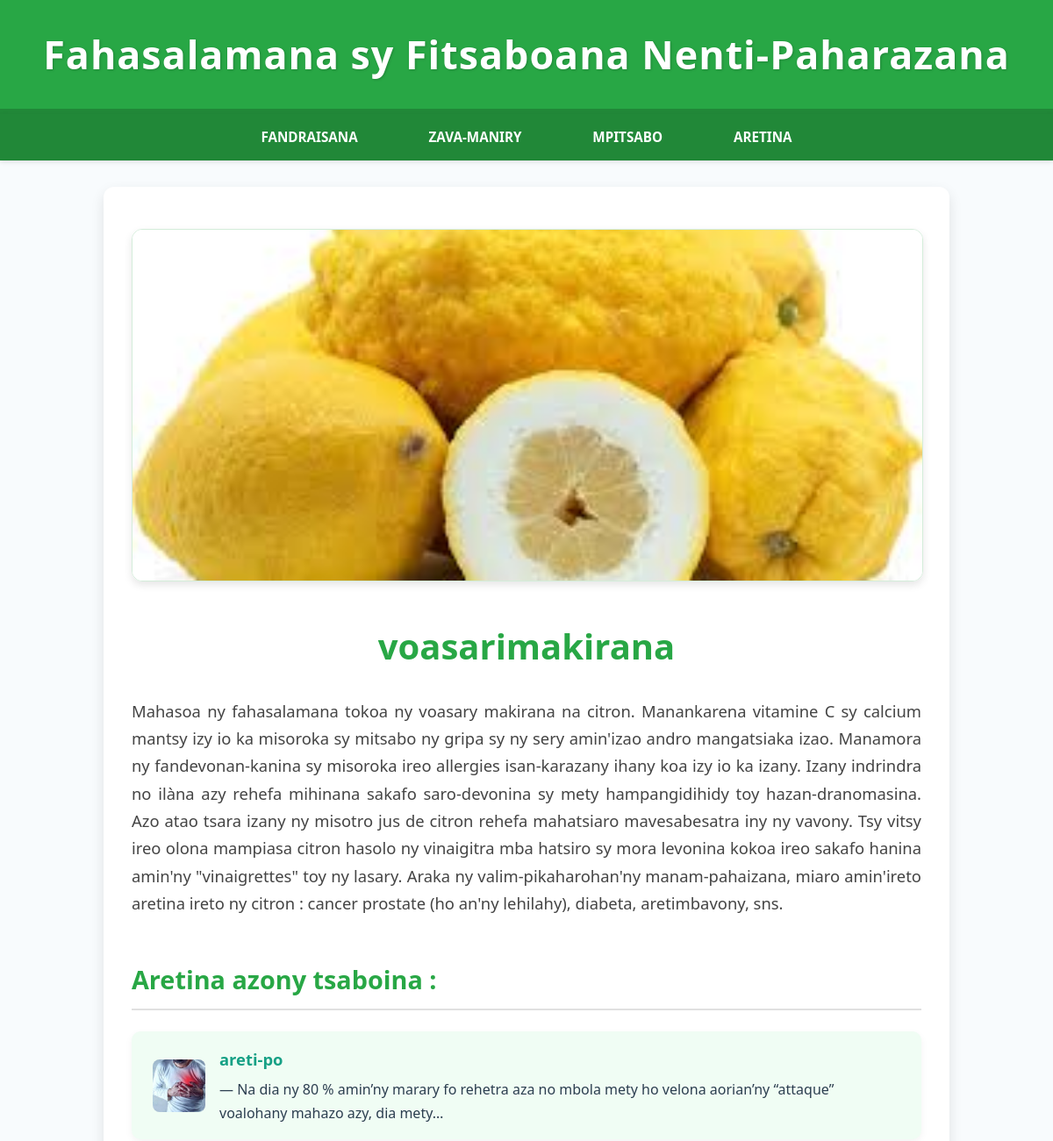
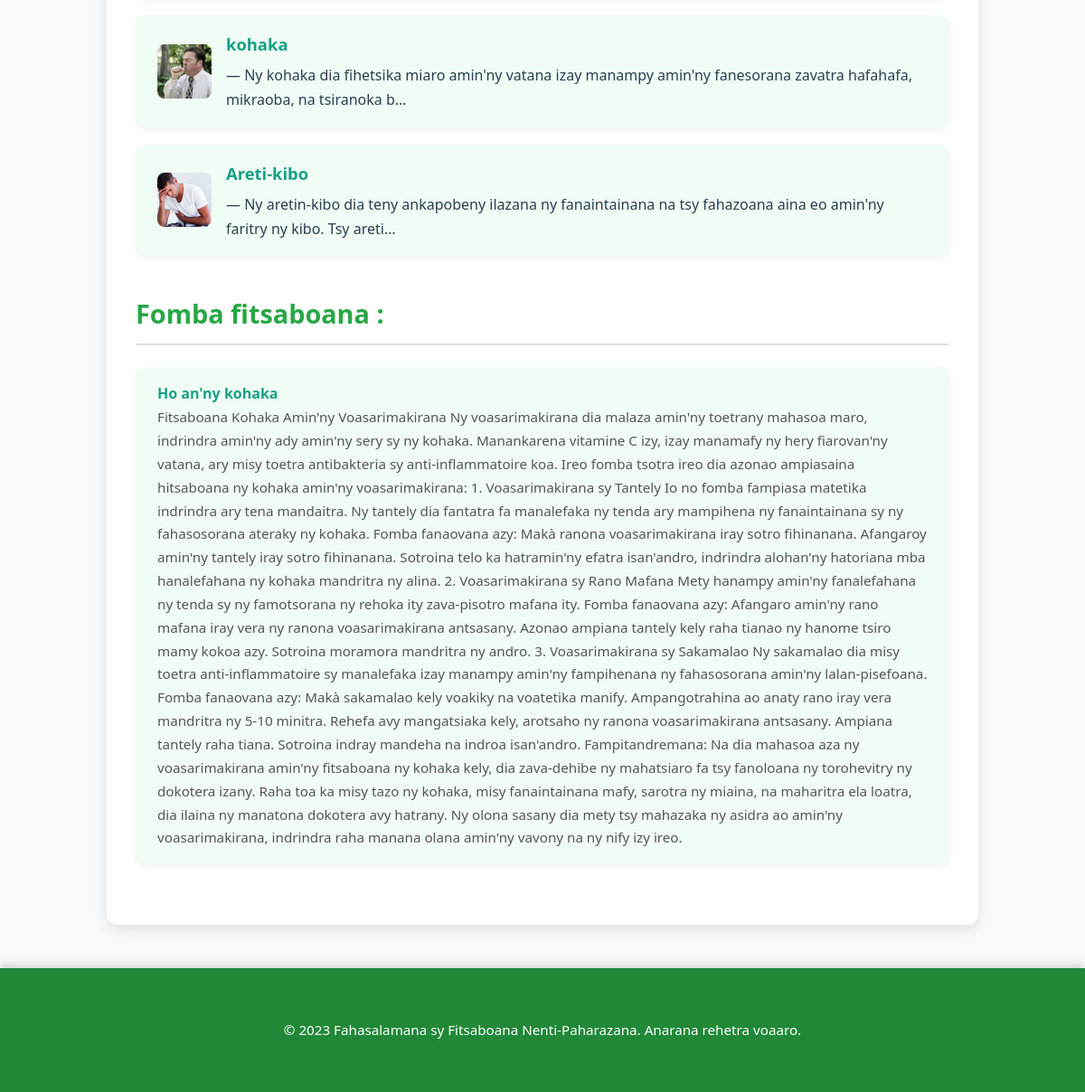
/zavamaniry/4/, run on the app's committed database (2 pictures, top to bottom).
### fahasalamana/models.py (models this page shows, shortened)
class ZavaManiry(models.Model):
    anarana = models.CharField(max_length=200)
    famaritana = models.TextField()
    sary = models.ImageField(upload_to='sary_zava_maniry/', blank=True, null=True)
    aretina_tsaboina = models.ManyToManyField(Aretina, related_name='zava_maniry_tsaboina', blank=True)
    daty_nampidirana = models.DateTimeField(auto_now_add=True)

class Aretina(models.Model):
    anarana = models.CharField(max_length=200)
    famaritana = models.TextField()
    sary = models.ImageField(upload_to='sary_aretina/', blank=True, null=True)
    daty_nampidirana = models.DateTimeField(auto_now_add=True)

class Fitsaboana(models.Model):
    zava_maniry = models.ForeignKey(ZavaManiry, on_delete=models.CASCADE, related_name='fitsaboana')
    aretina = models.ForeignKey(Aretina, on_delete=models.CASCADE, related_name='fitsaboana')
    fomba_fampiasana = models.TextField()
    daty_nampidirana = models.DateTimeField(auto_now_add=True)

### fahasalamana/views.py (the view)
# urls.py: path('zavamaniry/<int:pk>/', zavamaniry_detail_view, name='zavamaniry_detail'),
def zavamaniry_detail_view(request, pk):
    zavamaniry = get_object_or_404(ZavaManiry, pk=pk)
    fitsaboana_list = Fitsaboana.objects.filter(zava_maniry=zavamaniry).select_related('aretina')
    return render(request, 'zavamaniry_detail.html', {
        'zavamaniry': zavamaniry,
        'fitsaboana_list': fitsaboana_list,
    })

### fahasalamana/templates/zavamaniry_detail.html (shortened to what this page needs)
<!DOCTYPE html>
<html lang="mg">
<head>
</head>
<body>
    <header class="loham-boambirano">
        <h1>Fahasalamana sy Fitsaboana Nenti-Paharazana</h1>
    </header>
    <nav class="sakafo-navigasiona">
        <a href="{% url 'fandraisana' %}">Fandraisana</a>
        <a href="{% url 'zavamaniry_list' %}">Zava-maniry</a>
        <a href="{% url 'mpitsabo_list_for_mpampiasa' %}">Mpitsabo</a>
        <a href="{% url 'aretina_list' %}">Aretina</a>
    </nav>
    <main class="fizarana-fototra">
        {% if zavamaniry.sary %}
            <img src="{{ zavamaniry.sary.url }}" alt="Sarin'i {{ zavamaniry.anarana }}" class="zavamaniry-img">
        {% else %}
            <img src="" alt="Tsy misy sary ho an'ity zavamaniry ity" class="zavamaniry-img">
        {% endif %}
        <h2 class="zavamaniry-title">{{ zavamaniry.anarana }}</h2>
        <div class="zavamaniry-desc">{{ zavamaniry.famaritana }}</div>
        <div>
            <div>
                <div class="loham-aretina">Aretina azony tsaboina :</div>
                <ul class="aretina-list">
                    {% for aretina in zavamaniry.aretina_tsaboina.all %}
                        <li>
                            <a href="{% url 'aretina_detail' aretina.pk %}" style="text-decoration: none; color: inherit; display: flex; align-items: center;">
                                {% if aretina.sary %}
                                    <img src="{{ aretina.sary.url }}" alt="Sarin'i {{ aretina.anarana }}" style="width:60px; height:60px; object-fit:cover; border-radius:8px; margin-right:1rem;">
                                {% else %}
                                    <div style="width:60px; height:60px; background:#e0e0e0; display:flex; align-items:center; justify-content:center; color:#888; font-size:0.75em; border-radius:8px; margin-right:1rem;">
                                        Tsy misy sary
                                    </div>
                                {% endif %}
                                <div>
                                    <span class="aretina-title">{{ aretina.anarana }}</span> —
                                    {{ aretina.famaritana|truncatechars:120 }}
                                </div>
                            </a>
                        </li>
                    {% empty %}
                        <li>Tsy misy aretina hita ho tsaboina amin'ity zava-maniry ity.</li>
                    {% endfor %}
                </ul>
            </div>
            <div>
                <div class="loham-aretina">Fomba fitsaboana :</div>
                {% if fitsaboana_list %}
                    <ul class="aretina-list">
                        {% for fitsaboana in fitsaboana_list %}
                            <li>
                                <div style="font-weight:bold; color:#16a085;">Ho an'ny {{ fitsaboana.aretina.anarana }}</div>
                                <div class="aretina-famaritana">{{ fitsaboana.fomba_fampiasana }}</div>
                            </li>
                        {% endfor %}
                    </ul>
                {% else %}
                    <p>Tsy mbola nisy fomba fitsaboana voarakitra amin'ity zava-maniry ity.</p>
                {% endif %}
            </div>
        </div>
    </main>
    <footer class="tongotra">
        <p>© 2023 Fahasalamana sy Fitsaboana Nenti-Paharazana. Anarana rehetra voaaro.</p>
    </footer>
</body>
</html>

### fahasalamana/templates/zavamaniry_detail.html (style rules this page uses)
body { font-family: 'Segoe UI', Tahoma, Geneva, Verdana, sans-serif; line-height: 1.7; margin: 0; padding: 0; background-color: #f8fbfd; color: #333; }
.loham-boambirano { background-color: #28a745; color: white; padding: 1.5rem 0; text-align: center; border-bottom: 6px solid #218838; box-shadow: 0 4px 8px rgba(0, 0, 0, 0.15); }
.loham-boambirano h1 { margin: 0; font-size: 2.8em; letter-spacing: 1px; text-shadow: 1px 1px 3px rgba(0, 0, 0, 0.2); }
.sakafo-navigasiona { background-color: #218838; padding: 0.8rem 0; text-align: center; box-shadow: 0 2px 5px rgba(0, 0, 0, 0.1); position: relative; z-index: 99; }
.sakafo-navigasiona a { color: white; text-decoration: none; margin: 0 1.2rem; padding: 0.7rem 1.2rem; border-radius: 25px; transition: background-color 0.3s ease, transform 0.2s ease; font-weight: 600; text-transform: uppercase; font-size: 0.95em; }
.fizarana-fototra { padding: 3rem 2rem; max-width: 900px; margin: 30px auto; background-color: #ffffff; border-radius: 12px; box-shadow: 0 6px 15px rgba(0, 0, 0, 0.1); }
.zavamaniry-img { width: 100%; max-height: 400px; object-fit: cover; border-radius: 12px; margin-bottom: 2.5rem; box-shadow: 0 4px 10px rgba(0, 0, 0, 0.1); display: block; border: 1px solid #d4edda; }
.zavamaniry-title { font-size: 2.5rem; color: #28a745; margin-bottom: 1.5rem; text-align: center; font-weight: 700; }
.zavamaniry-desc { font-size: 1.15rem; color: #444; margin-bottom: 3rem; text-align: justify; }
.loham-aretina { color: #28a745; margin-bottom: 1.5rem; margin-top: 2.5rem; font-size: 1.8rem; font-weight: 600; border-bottom: 2px solid #e0e0e0; padding-bottom: 0.5rem; }
.aretina-list { list-style: none; padding-left: 0; }
.aretina-list li { background: #f0fdf4; margin-bottom: 1.2rem; padding: 1rem 1.5rem; border-radius: 10px; box-shadow: 0 3px 8px rgba(0, 0, 0, 0.05); color: #2c3e50; transition: transform 0.2s ease, box-shadow 0.2s ease; }
.aretina-list li a { text-decoration: none; color: inherit; display: flex; align-items: center; width: 100%; }
.aretina-list li .aretina-title { color: #16a085; font-weight: bold; font-size: 1.15em; margin-bottom: 0.3em; display: block; }
.aretina-list li .aretina-famaritana { font-size: 0.95em; color: #555; }
.tongotra { background: #218838; color: white; text-align: center; padding: 2.5rem 0; margin-top: 3rem; font-size: 0.95em; box-shadow: 0 -4px 8px rgba(0, 0, 0, 0.15); }

### data on the page
ZavaManiry: sary (picture), anarana "voasarimakirana", famaritana "Mahasoa ny fahasalamana tokoa ny voasary makirana na citron. Manankarena vitamine C sy calcium mantsy izy io ka misoroka sy mitsabo ny gripa sy ny sery amin'izao andro mangatsiaka izao. Manamora ny fandevonan-kanina sy misoroka ireo allergies isan-karazany ihany koa izy io ka izany. Izany indrindra no ilàna azy rehefa mihinana sakafo saro-devonina sy mety hampangidihidy toy hazan-dranomasina. Azo atao tsara izany ny misotro jus de citron rehefa mahatsiaro mavesabesatra iny ny vavony. Tsy vitsy ireo olona mampiasa citron hasolo ny vinaigitra mba hatsiro sy mora levonina kokoa ireo sakafo hanina amin'ny \"vinaigrettes\" toy ny lasary. Araka ny valim-pikaharohan'ny manam-pahaizana, miaro…"
Aretina: sary (picture), anarana "areti-po", famaritana "Na dia ny 80 % amin’ny marary fo rehetra aza no mbola mety ho velona aorian’ny “attaque” voalohany mahazo azy, dia mety…"
Aretina: sary (picture), anarana "kohaka", famaritana "Ny kohaka dia fihetsika miaro amin'ny vatana izay manampy amin'ny fanesorana zavatra hafahafa, mikraoba, na tsiranoka b…"
Aretina: sary (picture), anarana "Areti-kibo", famaritana "Ny aretin-kibo dia teny ankapobeny ilazana ny fanaintainana na tsy fahazoana aina eo amin'ny faritry ny kibo. Tsy areti…"
Fitsaboana: aretina.anarana "kohaka", fomba_fampiasana "Fitsaboana Kohaka Amin'ny Voasarimakirana Ny voasarimakirana dia malaza amin'ny toetrany mahasoa maro, indrindra amin'ny ady amin'ny sery sy ny kohaka. Manankarena vitamine C izy, izay manamafy ny hery fiarovan'ny vatana, ary misy toetra antibakteria sy anti-inflammatoire koa. Ireo fomba tsotra ireo dia azonao ampiasaina hitsaboana ny kohaka amin'ny voasarimakirana: 1. Voasarimakirana sy Tantely Io no fomba fampiasa matetika indrindra ary tena mandaitra. Ny tantely dia fantatra fa manalefaka ny tenda ary mampihena ny fanaintainana sy ny fahasosorana ateraky ny kohaka. Fomba fanaovana azy: Makà ranona voasarimakirana iray sotro fihinanana. Afangaroy amin'ny tantely iray sotro fihinanana.…"
